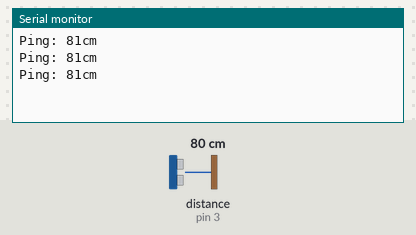
Recording of a sketch running on a simulated Arduino Uno, built with avr-gcc and run on an emulated ATmega328P. Shown: the last lines printed to the serial monitor. Inputs (shaded band) come from the test bench; at power-on: distance to the obstacle (sensor on pin 3) 80 cm. The echo pulse lasts 58.3 µs per cm.

Above: at 1.8 s.
1.9 s: distance to the obstacle (sensor on pin 3) set to 2 cm
At 2.4 s:
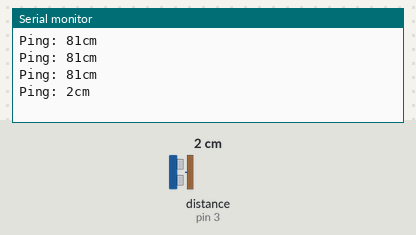
3.4 s: distance to the obstacle (sensor on pin 3) set to 4 cm
At 3.9 s:
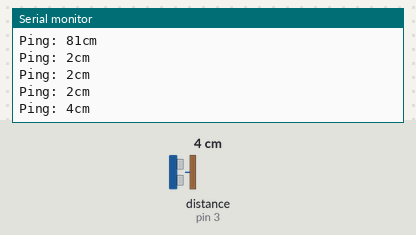
Timing chart, 0 to 6.4 s (numbered marks = the images above; inputs shaded):
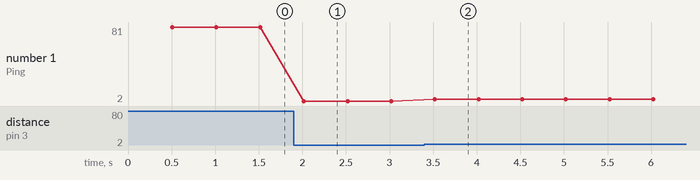

Measured:
- after the input at 1.9 s, the serial monitor: prints a new line after 0.12 s (image 1)
- after the input at 3.4 s, the serial monitor: prints a new line after 0.12 s (image 2)
- plotted number 1: 81 → 2 after the input at 1.9 s, 2 → 4 after the input at 3.4 s

The sketch:

ARD_33.ino
```cpp
/*
 * CARTROTECH  (www.cartrotech.wordpress.com)
 *
 * Projecte nº: ARD033
 * Data: 01/02/2022
 * Descripcio: Prova del HC-SR04 amb bibliteca
 * Nota:
 *
 */

#include <NewPing.h>

#define TRIGGER_PIN  2
#define ECHO_PIN     3
#define MAX_DISTANCE 200

NewPing sonar(TRIGGER_PIN, ECHO_PIN, MAX_DISTANCE);

void setup()
{
  Serial.begin(9600);
}

void loop()
{
  delay(500);
  unsigned int uS = sonar.ping();
  Serial.print("Ping: ");
  Serial.print(uS / US_ROUNDTRIP_CM);
  Serial.println("cm");
}
```
